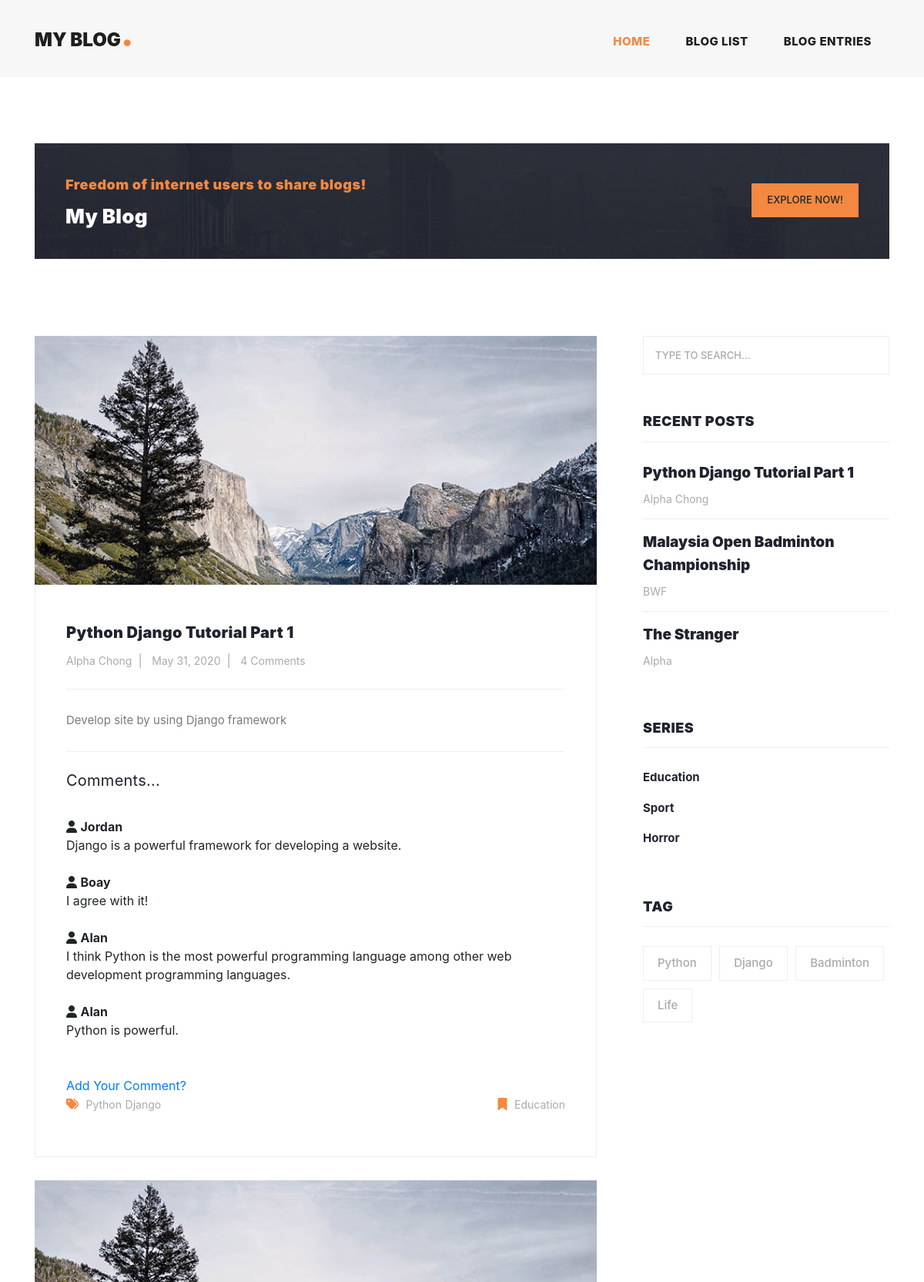
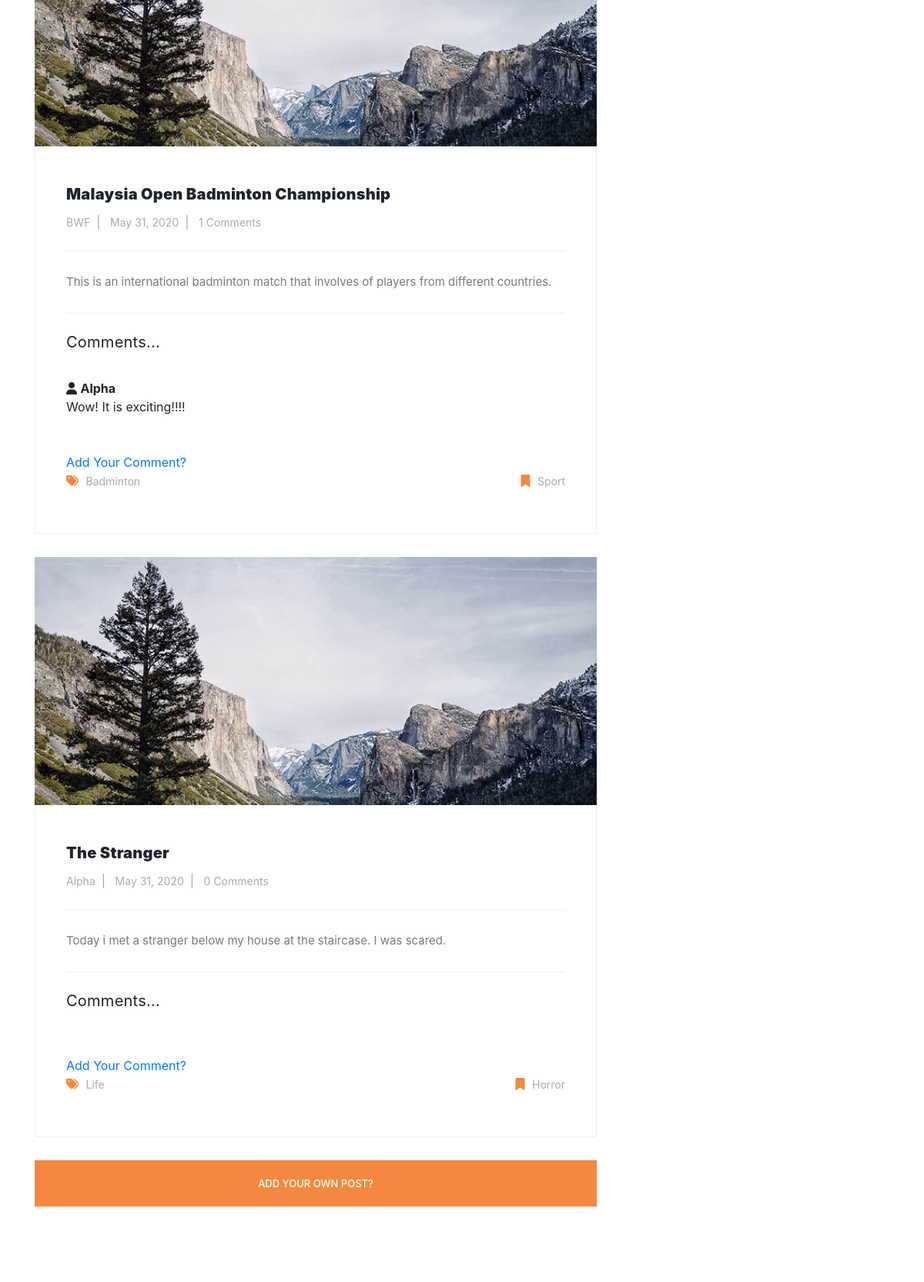
The page / (upper part) on the database its author committed (2 pictures, top to bottom).
### app_blog/models.py (models this page shows, shortened)
class Post(models.Model):
    title = models.CharField(max_length=100)
    author = models.CharField(max_length=50)
    content = models.TextField()
    tags = models.ManyToManyField(Tag)
    series = models.ForeignKey(Series, on_delete=models.CASCADE, default="")

class Comment(models.Model):
    commenter = models.CharField(max_length=100, default="")
    comment_detail = models.TextField(default="")
    post = models.ForeignKey(Post, on_delete=models.CASCADE)

class Tag(models.Model):
    name = models.CharField(max_length=50, default="")
    def __str__(self):
        return self.name

class Series(models.Model):
    name = models.CharField(max_length=50, default="")
    def __str__(self):
        return self.name

### project/views.py (the view)
# urls.py: path('', views.blog_home,), # blog home
def home(request):
    context = {}
    context['blogs'] = Post.objects.all()
    context['tags'] = Tag.objects.all()
    context['comment'] = Comment.objects.all()
    context['series'] = Series.objects.all()
    return render(request, 'project/home.html', context=context)

### project/templates/project/home.html (shortened to what this page needs)
{% extends 'project/master.html' %}
{% load static %}
{% block content %}
    <div class="main-banner header-text">
      <div class="container-fluid">
        <div class="owl-banner owl-carousel">
        </div>
       </div>
    </div>
    <section class="call-to-action">
      <div class="container">
        <div class="row">
          <div class="col-lg-12">
            <div class="main-content">
              <div class="row">
                <div class="col-lg-8">
                  <span>Freedom of internet users to share blogs!</span>
                  <h4>My Blog</h4>
                </div>
                <div class="col-lg-4">
                  <div class="main-button">
                    <a rel="nofollow" target="_parent">Explore Now!</a>
                  </div>
                </div>
              </div>
            </div>
          </div>
        </div>
      </div>
    </section>
    <section class="blog-posts">
      <div class="container">
        <div class="row">
          <div class="col-lg-8">
            <div class="all-blog-posts">
              <div class="row">
                {% for blog in blogs %}
                <div class="col-lg-12">
                  <div class="blog-post">
                    <div class="blog-thumb">
                      <img src="{% static 'images/blog-post-01.jpg' %}" alt=""/>
                    </div>
                    <div class="down-content">
                      <h4>{{ blog.title }}</h4>
                      <ul class="post-info">
                        <li><a href="#">{{ blog.author }}</a></li>
                        <li><a href="#">May 31, 2020</a></li>
                        <li><a href="#">{{ blog.comment_set.all.count }} Comments</a></li>
                      </ul>
                      <p>{{ blog.content }}</p>
                      <h4 style="font-weight: normal;">Comments...</h4>
                      {% for comments in blog.comment_set.all %}
                      <br>
                      <i class="fa fa-user"></i>
                      <b>{{ comments.commenter }}</b>
                        <br/>
                        {{ comments.comment_detail }}
                        <br/>
                      {% endfor %}
                      <br/><br/>
                      <div class="button">
                        <a href="{% url 'blog-comment' %}">Add Your Comment?</a>
                      </div>
                      <div class="post-options">
                        <div class="row">
                          <div class="col-6">
                            <ul class="post-tags">
                              <li><i class="fa fa-tags"></i></li>
                              {% for tag in blog.tags.all %}
                                <li><a href="#">{{ tag }}</a></li>
                              {% endfor %}
                            </ul>
                          </div>
                          <div class="col-6">
                            <ul class="post-share">
                              <li><i class="fa fa-bookmark"></i></li>
                              <li><a href="#">{{ blog.series }}</a></li>
                            </ul>
                          </div>
                        </div>
                      </div>
                    </div>
                  </div>
                </div>
                {% endfor %}
                <div class="col-lg-12">
                  <div class="main-button">
                    <a href="{% url 'blog-create' %}">Add Your Own Post?</a>
                  </div>
                </div>
              </div>
            </div>
          </div>
          <div class="col-lg-4">
            <div class="sidebar">
              <div class="row">
                <div class="col-lg-12">
                  <div class="sidebar-item search">
                    <form id="search_form" name="gs" method="GET" action="#">
                      <input type="text" name="q" class="searchText" placeholder="type to search..." autocomplete="on">
                    </form>
                  </div>
                </div>
                <div class="col-lg-12">
                  <div class="sidebar-item recent-posts">
                    <div class="sidebar-heading">
                      <h2>Recent Posts</h2>
                    </div>
                    <div class="content">
                      <ul>
                        {% for blog in blogs %}
                        <li><a href="post-details.html">
                          <h5>{{ blog.title }}</h5>
                          <span>{{ blog.author }}</span>
                        </a></li>
                        {% endfor %}
                      </ul>
                    </div>
                  </div>
                </div>
                <div class="col-lg-12">
                  <div class="sidebar-item categories">
                    <div class="sidebar-heading">
                      <h2>Series</h2>
                    </div>
                    <div class="content">
                      <ul>
                        {% for s in series %}
                            <li><a href="#">{{ s.name }}</a></li>
                        {% endfor %}
                      </ul>
                    </div>
                  </div>
                </div>
                <div class="col-lg-12">
                  <div class="sidebar-item tags">
                    <div class="sidebar-heading">
                      <h2>Tag </h2>
                    </div>
                    <div class="content">
                      <ul>
                        {% for t in tags %}
                            <li><a href="#">{{ t.name }}</a></li>
                        {% endfor %}
                      </ul>
                    </div>
                  </div>
                </div>
              </div>
            </div>
          </div>
        </div>
      </div>
    </section>
{% endblock %}

### project/templates/project/master.html (shortened to what this page needs)
<!DOCTYPE html>
<html>
<head>
    {% load static %}
    <link rel="stylesheet" type="text/css" href="{% static 'css/fontawesome.css' %}">
    <link rel="stylesheet" type="text/css" href="{% static 'css/templatemo-stand-blog.css' %}">
    <link rel="stylesheet" type="text/css" href="{% static 'css/owl.css' %}">
    <link rel="stylesheet" type="text/css" href="{% static 'css/bootstrap.min.css' %}">
</head>
<body>
    <header class="">
      <nav class="navbar navbar-expand-lg">
        <div class="container">
          <a class="navbar-brand" href=""><h2>My Blog<em>.</em></h2></a>
          <div class="collapse navbar-collapse" id="navbarResponsive">
            <ul class="navbar-nav ml-auto">
              <li class="nav-item active">
                <a class="nav-link" href="{% url 'blog-home' %}">Home
                </a>
              </li>
              <li class="nav-item">
                <a class="nav-link" href="{% url 'blog-list' %}">Blog List</a>
              </li>
              <li class="nav-item">
                <a class="nav-link" href="{% url 'blog-create' %}">Blog Entries</a>
              </li>
            </ul>
          </div>
        </div>
      </nav>
    </header>
    {% block content %}
    {% endblock %}
</body>
</html>

### rows shown on the page
Post: title "Python Django Tutorial Part 1", author "Alpha Chong", comment_set.all.count "4", content "Develop site by using Django framework", series "Education"
Comment: commenter "Jordan", comment_detail "Django is a powerful framework for developing a website."
Comment: commenter "Boay", comment_detail "I agree with it!"
Comment: commenter "Alan", comment_detail "I think Python is the most powerful programming language among other web development programming languages."
Comment: commenter "Alan", comment_detail "Python is powerful."
Tag: name "Python"
Tag: name "Django"
Post: title "Malaysia Open Badminton Championship", author "BWF", comment_set.all.count "1", content "This is an international badminton match that involves of players from different countries.", series "Sport"
Comment: commenter "Alpha", comment_detail "Wow! It is exciting!!!!"
Tag: name "Badminton"
Post: title "The Stranger", author "Alpha", comment_set.all.count "0", content "Today i met a stranger below my house at the staircase. I was scared.", series "Horror"
Tag: name "Life"
Series: name "Education"
Series: name "Sport"
Series: name "Horror"
